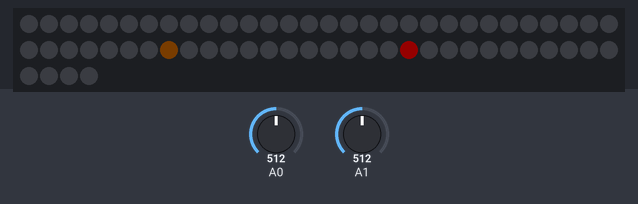
The sketch below on a simulated Arduino Uno, built with avr-gcc and run on an emulated ATmega328P. Parts: 64 RGB LEDs in strip order, left to right, continuing on the next row. Inputs (shaded band) come from the test bench; at power-on: A0 = 512, A1 = 512. Dim RGB values are drawn brighter than linear; random numbers use the default seed unless the sketch sets one; what the sketch prints to the serial monitor is not drawn.

Above: at 1.2 s.

The sketch:

Snake.ino
```cpp
#include <FastLED.h>
// SNAKE in arduino using an 8x8 matrix and a joystick.
#define LED_PIN     11
#define NUM_LEDS    64
#define LED_TYPE    WS2812B
bool food[64];
int color = 221;
CRGB leds[NUM_LEDS];
float fps = 5;
double wait = 250/fps;
int frame = 0;
int death_col = 0;
int CENTER_X = 507;
int CENTER_Y = 465;

struct queue{
    int vals[64];
    int start = 0;
    int finish = 0;
    bool inside[64];
    void push(int val){
        vals[finish] = val;
        finish = (finish+1) % 64;
        inside[val] = true;
        if(color>220){
          color = 40;
        }
        leds[val] = CHSV(color, 255, 100);

    }
    int pop(){
        int ret = vals[start];
        vals[start] = 0;
        start = (start+1) % 64;
        inside[ret] = false;
        return ret;
    }
    int tail(){
        return vals[start];
    }
    bool has_inside(int val){
        return inside[val];
    }
    void death_rattle(CRGB col){
      for(int i = (finish + 63)%64; i != start - 1; i = (i+63)%64){
        delay(275);
        leds[vals[i]] = col;
        FastLED.show();
      }
    }
};
struct delta{
    int up = 8;
    int down = 56;
    int right = 1;
    int left = 7;
};
delta directions;

struct snake{
    queue body;
    int direction;
    int head = random(0,64);
    bool alive = true;
    int score = 0;
    int invalid_direction = directions.left;
    int candidate_direction = directions.right;
    int invalid_next = directions.left;
    void move(){
        direction = candidate_direction;
        invalid_direction = invalid_next;
        int x = head/8;
        int y = head%8;
        x = (x+direction/8)%8;
        y = (y+(direction%8))%8;
        head = 8*x + y;
        if ((body.has_inside(head)) && (head != body.tail())){
            alive = false;
        }else if(food[head]){
            food[head] = false;
            score += 1;
            wait -= 1;
            body.push(head);
            spawn_food();

        }else{
            leds[body.pop()] = CRGB::Black;
            body.push(head);
        }
    }

    void spawn_food(){
      int candidate = random(0,64);
        while(body.has_inside(candidate)){
            candidate = random(0,64);
        }food[candidate] = true;
        leds[candidate] = CRGB::Red;

    }

    void get_direction(){
        int dx = CENTER_X - analogRead(A1);
        int dy = analogRead(A0) - CENTER_Y;
        int adx = abs(dx);
        int ady = abs(dy);
        Serial.println(dx);
        Serial.println(dy);

        if(adx > 200 || ady > 200){
            if(adx>ady){
                if((dx>0) && (invalid_direction != directions.right)){
                    candidate_direction = directions.right;
                    invalid_next= directions.left;
                }else if(invalid_direction != directions.left){
                    candidate_direction = directions.left;
                    invalid_next= directions.right;
                }
            }else{
                if((dy>0) && (invalid_direction != directions.up)){
                    candidate_direction = directions.up;
                    invalid_next= directions.down;
                }else if(invalid_direction != directions.down){
                    candidate_direction = directions.down;
                    invalid_next= directions.up;
                }
            }
        }
    }
    void death(int col_num){
      body.death_rattle(CHSV(col_num,255,255));
    }

};
snake python;


void setup() {
  Serial.begin(9600);
  FastLED.addLeds<LED_TYPE, LED_PIN, GRB>(leds, NUM_LEDS);
  FastLED.setBrightness(20);
  python.body.push(python.head);
  python.spawn_food();
  FastLED.show();

}

void loop(){
    if(python.alive){
        frame=(frame+1)%4;
        python.get_direction();
        if (!frame){
            python.move();
            frame = 0;
            color = ((color +2) % 256);
            FastLED.show();
        }
    }else{
      python.death(death_col);
      delay(2666);
      death_col = (death_col + 214)%256;
    }
    delay(wait);
}
```
